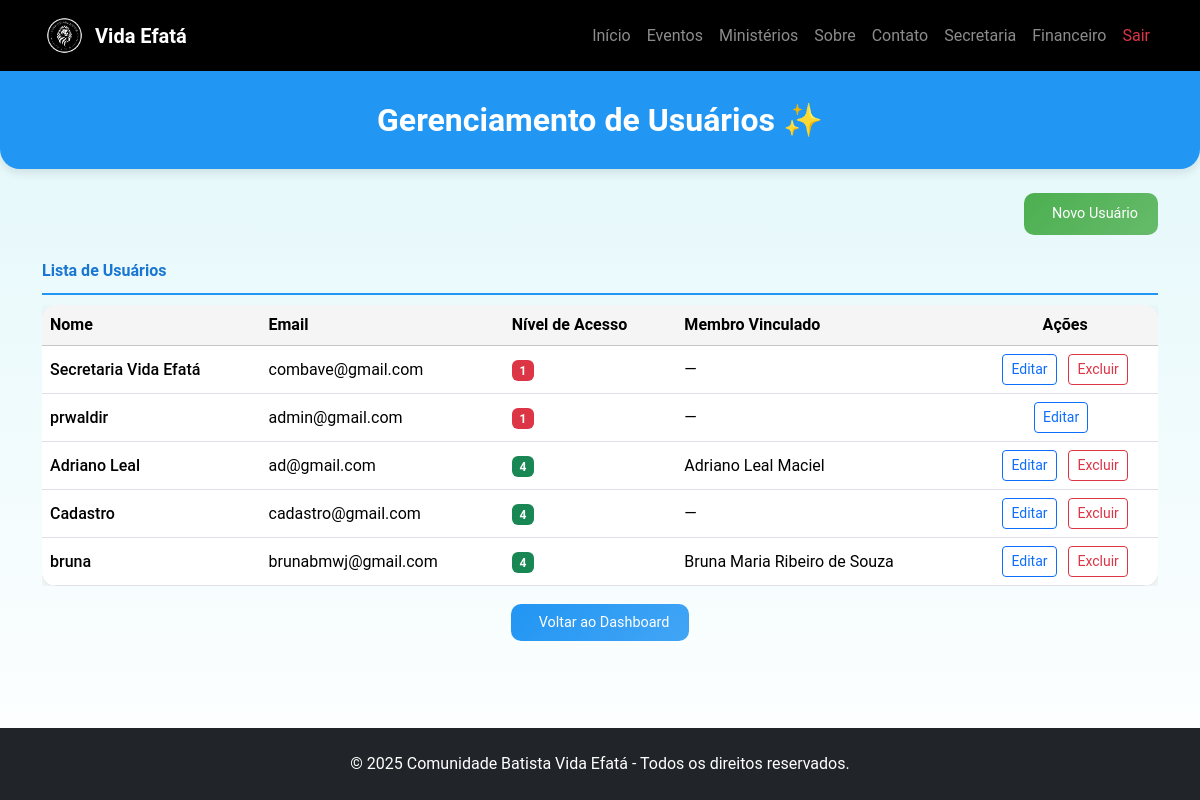
The app's page /secretaria/usuarios (signed in), older data.
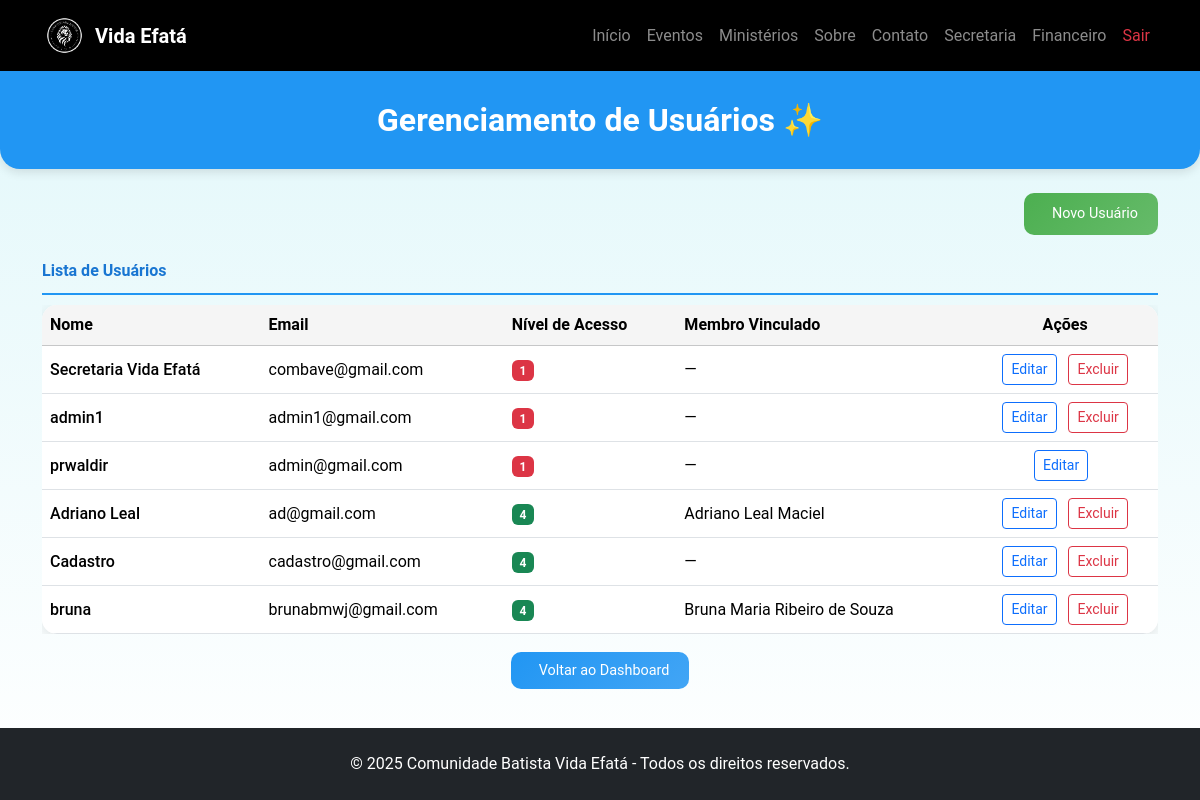
The same page, newer data.
### app.py (models this page shows, shortened)
class User(UserMixin, db.Model):
    __tablename__ = 'user'
    id = db.Column(db.Integer, primary_key=True)
    nome = db.Column(db.String(100), nullable=False)
    email = db.Column(db.String(100), unique=True, nullable=False)
    senha = db.Column(db.String(200), nullable=False)
    nivel_acesso = db.Column(db.Integer, default=2)
    is_secretaria = db.Column(db.Boolean, default=False)
    is_admin = db.Column(db.Boolean, default=False)
    membro_id = db.Column(db.Integer, db.ForeignKey('membro.id', name="fk_user_membro"), nullable=True)
    membro = db.relationship('Membro', backref='usuario', lazy=True)

class Membro(db.Model):
    __tablename__ = 'membro'
    id = db.Column(db.Integer, primary_key=True)
    nome = db.Column(db.String(100), nullable=False)
    email = db.Column(db.String(100))
    telefone = db.Column(db.String(20))
    celular = db.Column(db.String(20))
    endereco = db.Column(db.String(200))
    cep = db.Column(db.String(10))
    bairro = db.Column(db.String(50))
    cidade = db.Column(db.String(50), default="São Paulo")
    estado = db.Column(db.String(2), default="SP")
    data_nascimento = db.Column(db.Date)
    estado_civil = db.Column(db.String(20))
    conjuge = db.Column(db.String(100))
    filhos = db.Column(db.Integer, default=0)
    batizado = db.Column(db.Boolean, default=False)
    data_batismo = db.Column(db.Date)
    ministerio = db.Column(db.String(100))
    foto = db.Column(db.String(100), default='default.jpg')
    data_cadastro = db.Column(db.DateTime, default=datetime.utcnow)
    status = db.Column(db.String(20), default='ativo')
    ativo = db.Column(db.Boolean, default=True)

### app.py (the view)
@app.route('/secretaria/usuarios')
@admin_required
@login_required
def listar_usuarios():
    usuarios = User.query.order_by(User.nivel_acesso, User.nome).all()
    return render_template('secretaria/usuarios_list.html', usuarios=usuarios)

### app.py (called while the page is built)
@login_manager.user_loader
def load_user(user_id):
    return User.query.get(int(user_id))

def admin_required(f):
    @wraps(f)
    def decorated(*args, **kwargs):
        if not current_user.is_authenticated or current_user.nivel_acesso != 1:
            flash("Acesso negado. Apenas Admin.", "danger")
            return redirect(url_for('secretaria'))
        return f(*args, **kwargs)
    return decorated

@app.context_processor
def inject_year():
    return {'current_year': datetime.now().year}

### templates/secretaria/usuarios_list.html (shortened to what this page needs)
{% extends 'base.html' %}
{% block content %}
<div class="page-header fade-in">
    <h2>Gerenciamento de Usuários ✨</h2>
</div>
<div class="container py-4 fade-in">
  <div class="d-flex justify-content-end gap-3 mb-4">
    {% if current_user.nivel_acesso == 1 %}
    <a href="{{ url_for('novo_usuario') }}" class="action-btn">
      Novo Usuário
    </a>
    {% endif %}
  </div>
  <div class="section-title">Lista de Usuários</div>
  <div class="table-responsive">
    <table class="table table-hover mb-0 align-middle">
      <thead class="table-light">
        <tr>
          <th>Nome</th>
          <th>Email</th>
          <th>Nível de Acesso</th>
          <th>Membro Vinculado</th>
          <th class="text-center">Ações</th>
        </tr>
      </thead>
      <tbody>
        {% for u in usuarios %}
        <tr>
          <td class="fw-medium">{{ u.nome }}</td>
          <td>{{ u.email }}</td>
          <td>
            <span class="badge
              {% if u.nivel_acesso == 1 %}bg-danger
              {% elif u.nivel_acesso == 2 %}bg-primary
              {% elif u.nivel_acesso == 3 %}bg-info text-dark
              {% elif u.nivel_acesso == 4 %}bg-success
              {% else %}bg-secondary{% endif %}">
              {{ u.nivel_acesso }}
            </span>
          </td>
          <td>{{ u.membro.nome if u.membro else '—' }}</td>
          <td class="text-center">
            <a href="{{ url_for('usuarios_editar', id=u.id) }}" class="btn btn-outline-primary btn-sm me-2">Editar</a>
            {% if current_user.nivel_acesso == 1 and u.id != current_user.id %}
            <form method="POST" action="{{ url_for('usuarios_excluir', id=u.id) }}" class="d-inline">
              <button type="submit" class="btn btn-outline-danger btn-sm" onclick="return confirm('Excluir este usuário?')">Excluir</button>
            </form>
            {% endif %}
          </td>
        </tr>
        {% endfor %}
      </tbody>
    </table>
  </div>
  <div class="text-center mt-4">
    <a href="{{ url_for('secretaria') }}" class="action-btn" style="background: linear-gradient(135deg, #2196F3, #42A5F5);">
      Voltar ao Dashboard
    </a>
  </div>
</div>
{% endblock %}

### templates/base.html (shortened to what this page needs)
<!DOCTYPE html>
<html lang="pt-BR">
<head>
    <link href="https://cdn.jsdelivr.net/npm/bootstrap@5.3.3/dist/css/bootstrap.min.css" rel="stylesheet">
    <link rel="stylesheet" href="{{ url_for('static', filename='css/style.css') }}">
</head>
<body class="d-flex flex-column min-vh-100 bg-light">
    <nav class="navbar navbar-expand-lg navbar-dark" style="background-color: #000;">
        <div class="container">
            <a class="navbar-brand d-flex align-items-center" href="{{ url_for('index') }}">
                <img src="{{ url_for('static', filename='img/logo.png') }}" alt="Logo" height="45" class="me-2">
                <span class="fw-bold">Vida Efatá</span>
            </a>
            <div class="collapse navbar-collapse" id="navbarNav">
                <ul class="navbar-nav ms-auto">
                    <li class="nav-item"><a class="nav-link" href="{{ url_for('index') }}">Início</a></li>
                    <li class="nav-item"><a class="nav-link" href="{{ url_for('eventos') }}">Eventos</a></li>
                    <li class="nav-item"><a class="nav-link" href="{{ url_for('ministerios') }}">Ministérios</a></li>
                    <li class="nav-item"><a class="nav-link" href="{{ url_for('sobre') }}">Sobre</a></li>
                    <li class="nav-item"><a class="nav-link" href="{{ url_for('contato') }}">Contato</a></li>
                    {% if current_user.is_authenticated %}
                        <li class="nav-item"><a class="nav-link" href="{{ url_for('secretaria') }}">Secretaria</a></li>
                        <li class="nav-item"><a class="nav-link" href="{{ url_for('financeiro_membro') }}">Financeiro</a></li>
                        <li class="nav-item"><a class="nav-link text-danger" href="{{ url_for('logout') }}">Sair</a></li>
                    {% else %}
                        <li class="nav-item"><a class="nav-link" href="{{ url_for('login') }}">Login</a></li>
                    {% endif %}
                </ul>
            </div>
        </div>
    </nav>
    <main class="flex-grow-1">
        {% block content %}{% endblock %}
    </main>
    <footer class="bg-dark text-white text-center py-4 mt-auto">
        <p class="mb-0">© {{ current_year }} Comunidade Batista Vida Efatá - Todos os direitos reservados.</p>
    </footer>
</body>
</html>

### static/css/style.css (style rules this page uses)
html, body { height: 100%; margin: 0; background-color: #fff; color: #111; font-family: 'Poppins', sans-serif; }
img { transition: transform 0.2s ease; }

### templates/secretaria/usuarios_list.html (style rules this page uses)
body { background: linear-gradient(to bottom, #e0f7fa, #ffffff); font-family: 'Roboto', sans-serif; color: #333; }
.page-header { background: #2196F3; color: white; padding: 30px 0; text-align: center; border-radius: 0 0 20px 20px; box-shadow: 0 4px 10px rgba(0,0,0,0.1); }
.page-header h2 { font-weight: 700; margin-bottom: 0; }
.action-btn { background: linear-gradient(135deg, #4CAF50, #66BB6A); color: white; padding: 10px 20px; border-radius: 10px; transition: background 0.3s, transform 0.3s; text-decoration: none; font-size: 0.9em; }
.section-title { font-weight: 600; margin: 20px 0 10px; color: #1976D2; border-bottom: 2px solid #2196F3; padding-bottom: 10px; }
.table { background: white; border-radius: 15px; overflow: hidden; box-shadow: 0 4px 15px rgba(0,0,0,0.1); }
.table th { background: #f5f5f5; font-weight: 600; }
.table td { vertical-align: middle; }
.fade-in { animation: fadeIn 1.5s ease-in; }

Row changes from the older to the newer data that the page shows:
added User: nome "admin1", email "admin1@gmail.com", nivel_acesso "1", membro "—"
